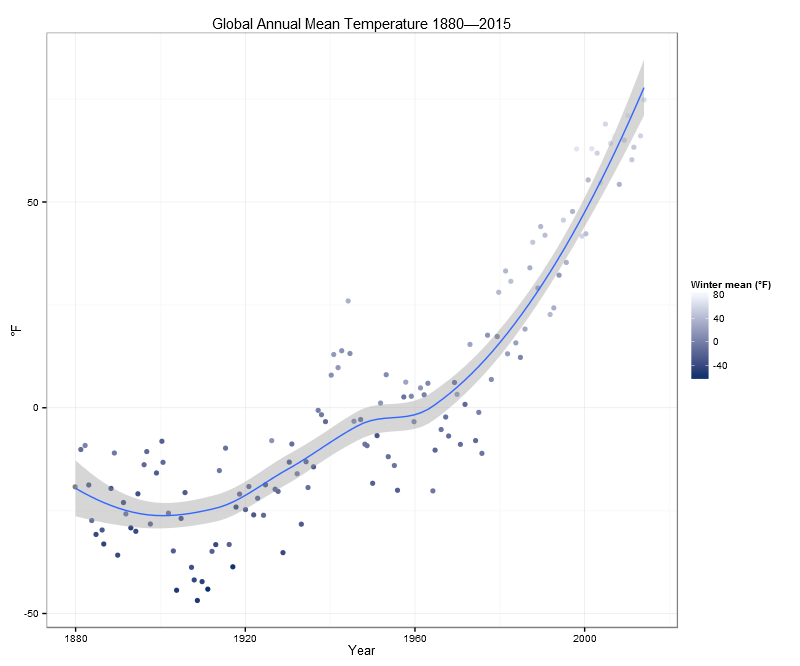

Recreate this plot in R.
# Programming Assignment 1: Visualize Data Using a Chart

library(ggplot2)
library(Cairo)

data <- read.csv("./data/ExcelFormattedGISTEMPDataCSV.csv", na.strings = c("***","****"))

plot <- ggplot(data, aes(x = Year, y = J.D, color=DJF)) + theme_bw() +
  geom_jitter() + geom_smooth() + 
  scale_colour_gradient(low="#08306b", high="#f7fbff", space="Lab", "Winter mean (°F)") +
  labs(title = "Global Annual Mean Temperature 1880—2015", y = "°F")

CairoPNG(filename="plot.png", width=800, height=666)
plot 
dev.off()
